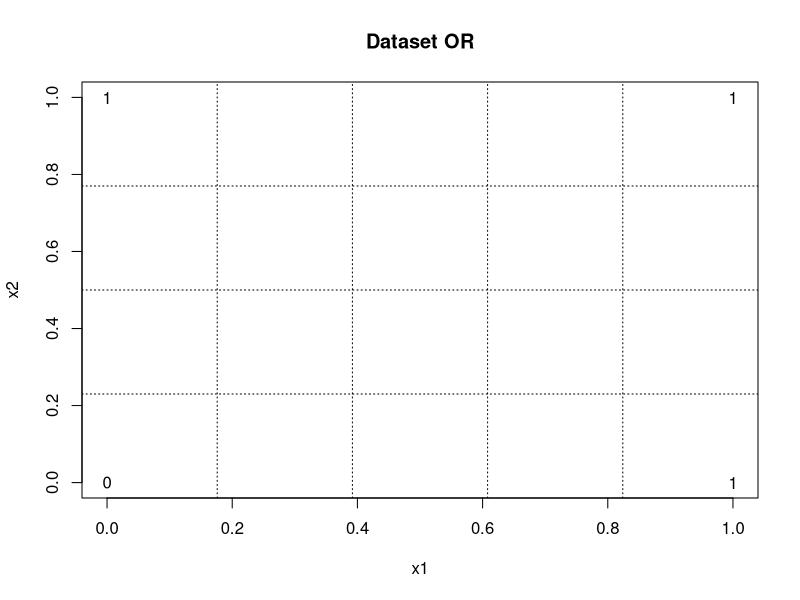
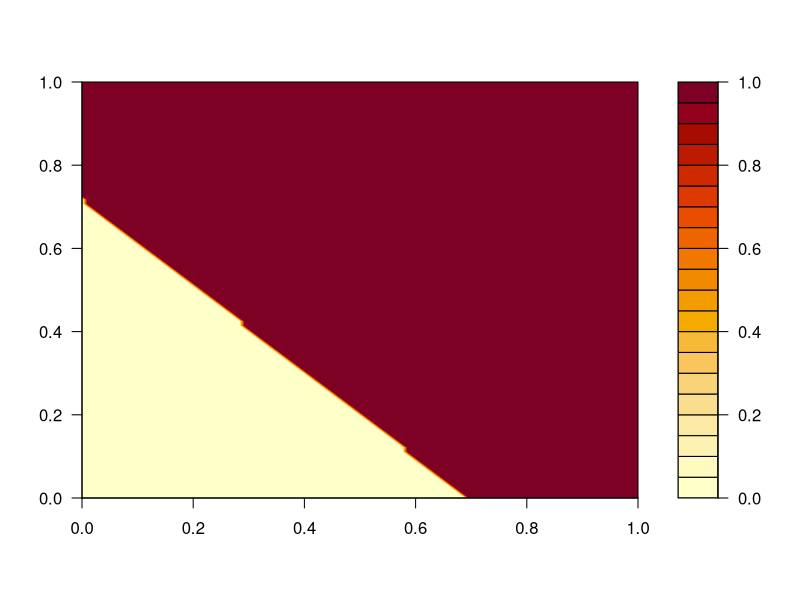

The R source for these figures, in order:
## ---- chunk 1
data = data.frame( x1 = c( 0, 0, 1, 1 ), 
                   x2 = c( 0, 1, 0, 1 ), 
                   y =  c( 0, 1, 1, 1 ) )

print( data )
## ---- chunk 2
plot( data$x1, data$x2, type = 'n', main = 'Dataset OR', xlab = "x1", ylab = "x2" )
text( data$x1, data$x2, labels = data$y )
grid( nx = length( data$x1 ) + 1, ny = length( data$x1 ), col = 'black' )
## ---- chunk 3
weights = rnorm( mean = 0, sd = 0.1, n = ncol( data ) )

print( weights )
## ---- chunk 4
activation_function = function( net ){
    if( net > 0.5 )
        return( 1 )
    return( 0 )
}
## ---- chunk 5
data = as.matrix( data )
net = c( data[1, 1:2 ], 1 ) %*% weights 

y_hat = activation_function( net )

error = y_hat - data[1,3]

eta =  0.1
weights = weights - eta * ( error ) * c( data[ 1, 1:2 ], 1 )

print( weights )
## ---- chunk 6
perceptron = function( dataset, eta = 0.1, threshold = 1e-5 ){
    data = as.matrix( dataset )
    num.features = ncol( data ) - 1
    target = ncol( data )

    # Initial random  weights
    weights = rnorm( mean = 0, sd = 0.1, n = ncol( data ) )

    mse = threshold * 2
    while( mse > threshold ){
        mse = 0
        for( i in 1:nrow( data ) ){
            # Add bias and compute multiplications
            net = c( data[ i, 1:num.features ], 1 ) %*% weights

            # Activation function
            y_hat = activation_function( net )

            # Compute mse 
            error = ( y_hat - data[ i, target ] )
            mse = mse + error^2
            cat( paste( "Mean square error = ", mse, "\n" ) )

            # Update weights
            weights = weights - eta * error * c( data[i, 1:num.features ], 1 )
        }
    }
    return( weights )
}
## ---- chunk 7
shattering.plane = function( weights ){
    X = seq( 0, 1, length = 100 )
    data = outer( X, X, function( X, Y ){ cbind( X, Y, 1 ) %*% weights } ) 
    id = which( data > 0.5 )
    data[ id ] = 1
    data[ -id ]= 0
    filled.contour( data )  
}
## ---- chunk 8
weights = perceptron( data, eta=0.1, threshold=1e-5 )
shattering.plane( weights )
